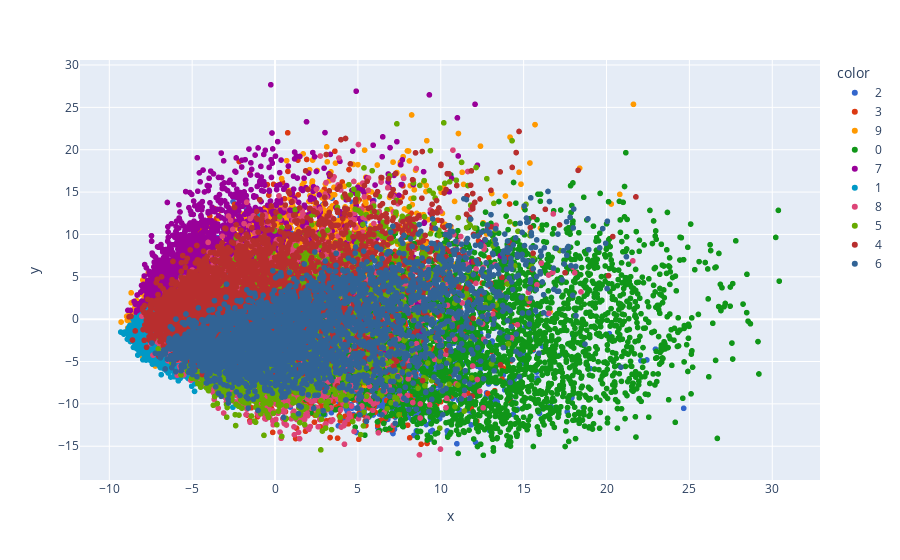

Notebook cell for this chart:
### Code cell
import plotly.express as px
y_train_trf = y_train.astype(str)
fig = px.scatter(x=X_train_trf[:,0],
                 y=X_train_trf[:,1],
                color=y_train_trf,
                color_discrete_sequence=px.colors.qualitative.G10
                )
fig.show()

### Figure 1 — Plotly figure (JSON) as saved in the notebook; plotly's stock layout.template omitted (floating-point values rounded to 4 significant figures; data arrays with more than 128 entries replaced by an {"elided": "..."} marker saying what was removed)
{"data": [{"hovertemplate": "color=2<br>x=%{x}<br>y=%{y}<extra></extra>", "legendgroup": "2", "marker": {"color": "#3366CC", "symbol": "circle"}, "mode": "markers", "name": "2", "showlegend": true, "type": "scattergl", "x": {"elided": "3348 float values"}, "xaxis": "x", "y": {"elided": "3348 float values"}, "yaxis": "y"}, {"hovertemplate": "color=3<br>x=%{x}<br>y=%{y}<extra></extra>", "legendgroup": "3", "marker": {"color": "#DC3912", "symbol": "circle"}, "mode": "markers", "name": "3", "showlegend": true, "type": "scattergl", "x": {"elided": "3487 float values"}, "xaxis": "x", "y": {"elided": "3487 float values"}, "yaxis": "y"}, {"hovertemplate": "color=9<br>x=%{x}<br>y=%{y}<extra></extra>", "legendgroup": "9", "marker": {"color": "#FF9900", "symbol": "circle"}, "mode": "markers", "name": "9", "showlegend": true, "type": "scattergl", "x": {"elided": "3354 float values"}, "xaxis": "x", "y": {"elided": "3354 float values"}, "yaxis": "y"}, {"hovertemplate": "color=0<br>x=%{x}<br>y=%{y}<extra></extra>", "legendgroup": "0", "marker": {"color": "#109618", "symbol": "circle"}, "mode": "markers", "name": "0", "showlegend": true, "type": "scattergl", "x": {"elided": "3311 float values"}, "xaxis": "x", "y": {"elided": "3311 float values"}, "yaxis": "y"}, {"hovertemplate": "color=7<br>x=%{x}<br>y=%{y}<extra></extra>", "legendgroup": "7", "marker": {"color": "#990099", "symbol": "circle"}, "mode": "markers", "name": "7", "showlegend": true, "type": "scattergl", "x": {"elided": "3528 float values"}, "xaxis": "x", "y": {"elided": "3528 float values"}, "yaxis": "y"}, {"hovertemplate": "color=1<br>x=%{x}<br>y=%{y}<extra></extra>", "legendgroup": "1", "marker": {"color": "#0099C6", "symbol": "circle"}, "mode": "markers", "name": "1", "showlegend": true, "type": "scattergl", "x": {"elided": "3722 float values"}, "xaxis": "x", "y": {"elided": "3722 float values"}, "yaxis": "y"}, {"hovertemplate": "color=8<br>x=%{x}<br>y=%{y}<extra></extra>", "legendgroup": "8", "marker": {"color": "#DD4477", "symbol": "circle"}, "mode": "markers", "name": "8", "showlegend": true, "type": "scattergl", "x": {"elided": "3270 float values"}, "xaxis": "x", "y": {"elided": "3270 float values"}, "yaxis": "y"}, {"hovertemplate": "color=5<br>x=%{x}<br>y=%{y}<extra></extra>", "legendgroup": "5", "marker": {"color": "#66AA00", "symbol": "circle"}, "mode": "markers", "name": "5", "showlegend": true, "type": "scattergl", "x": {"elided": "3066 float values"}, "xaxis": "x", "y": {"elided": "3066 float values"}, "yaxis": "y"}, {"hovertemplate": "color=4<br>x=%{x}<br>y=%{y}<extra></extra>", "legendgroup": "4", "marker": {"color": "#B82E2E", "symbol": "circle"}, "mode": "markers", "name": "4", "showlegend": true, "type": "scattergl", "x": {"elided": "3216 float values"}, "xaxis": "x", "y": {"elided": "3216 float values"}, "yaxis": "y"}, {"hovertemplate": "color=6<br>x=%{x}<br>y=%{y}<extra></extra>", "legendgroup": "6", "marker": {"color": "#316395", "symbol": "circle"}, "mode": "markers", "name": "6", "showlegend": true, "type": "scattergl", "x": {"elided": "3298 float values"}, "xaxis": "x", "y": {"elided": "3298 float values"}, "yaxis": "y"}], "layout": {"legend": {"title": {"text": "color"}, "tracegroupgap": 0}, "margin": {"t": 60}, "xaxis": {"anchor": "y", "domain": [0, 1], "title": {"text": "x"}}, "yaxis": {"anchor": "x", "domain": [0, 1], "title": {"text": "y"}}}}
